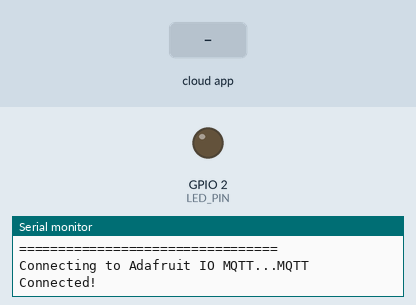
Bench run of a sketch on a simulated ESP32. On the bench: output pins drawn as LEDs (lit = HIGH), the last lines printed to the serial monitor. The inputs (shaded band) are chosen by the test bench. WiFi joins after 1.5 s; servers stay silent unless stated; no MQTT or app messages arrive unless stated.

Above: at 2.7 s.
2.8 s: the phone or cloud app sets led-control to ON
At 3.8 s:
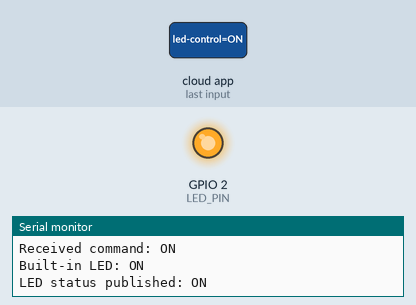
4.3 s: the phone or cloud app sets led-control to on
5.8 s: the phone or cloud app sets led-control to 1
Timing chart, 0 to 8.8 s (numbered marks = the images above; inputs shaded):
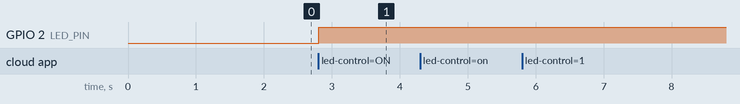

The sketch:

Adafruit_IO_Dashboard___MQTT.ino
```cpp
#include <WiFi.h>
#include "Adafruit_MQTT.h"
#include "Adafruit_MQTT_Client.h"

// =====================================================
// Wi-Fi Configuration
// =====================================================

#define WIFI_SSID     "YOUR_WIFI_SSID"
#define WIFI_PASSWORD "YOUR_WIFI_PASSWORD"

// =====================================================
// Adafruit IO Configuration
// =====================================================

#define AIO_SERVER      "io.adafruit.com"
#define AIO_SERVERPORT  1883

#define AIO_USERNAME    "YOUR_ADAFRUIT_IO_USERNAME"
#define AIO_KEY         "YOUR_ADAFRUIT_IO_KEY"

// =====================================================
// ESP32 Hardware
// =====================================================

#define LED_PIN 2

// =====================================================
// Wi-Fi Client
// =====================================================

WiFiClient client;

// =====================================================
// MQTT Client
// =====================================================

Adafruit_MQTT_Client mqtt(
  &client,
  AIO_SERVER,
  AIO_SERVERPORT,
  AIO_USERNAME,
  AIO_KEY
);

// =====================================================
// MQTT Feed
// Feed name: led-control
// =====================================================

Adafruit_MQTT_Subscribe ledFeed =
  Adafruit_MQTT_Subscribe(
    &mqtt,
    AIO_USERNAME "/feeds/led-control"
  );

// Feed for publishing current LED status
Adafruit_MQTT_Publish ledStatus =
  Adafruit_MQTT_Publish(
    &mqtt,
    AIO_USERNAME "/feeds/led-status"
  );

// =====================================================
// Connect to Wi-Fi
// =====================================================

void connectWiFi() {

  Serial.print("Connecting to Wi-Fi");

  WiFi.begin(WIFI_SSID, WIFI_PASSWORD);

  while (WiFi.status() != WL_CONNECTED) {

    delay(500);
    Serial.print(".");
  }

  Serial.println();
  Serial.println("Wi-Fi connected!");

  Serial.print("ESP32 IP Address: ");
  Serial.println(WiFi.localIP());
}

// =====================================================
// Connect to MQTT
// =====================================================

void MQTT_connect() {

  int8_t ret;

  // Already connected?
  if (mqtt.connected()) {
    return;
  }

  Serial.print("Connecting to Adafruit IO MQTT...");

  while ((ret = mqtt.connect()) != 0) {

    Serial.println(mqtt.connectErrorString(ret));

    Serial.println("Retrying MQTT connection in 5 seconds...");

    mqtt.disconnect();

    delay(5000);
  }

  Serial.println("MQTT Connected!");
}

// =====================================================
// Setup
// =====================================================

void setup() {

  Serial.begin(115200);

  // Configure built-in LED
  pinMode(LED_PIN, OUTPUT);

  // Start with LED OFF
  digitalWrite(LED_PIN, LOW);

  // Connect to Wi-Fi
  connectWiFi();

  // Subscribe to LED control feed
  mqtt.subscribe(&ledFeed);

  Serial.println();
  Serial.println("=================================");
  Serial.println("ESP32 Adafruit IO MQTT LED Control");
  Serial.println("=================================");
}

// =====================================================
// Main Loop
// =====================================================

void loop() {

  // Make sure MQTT is connected
  MQTT_connect();

  // Check for incoming MQTT messages
  Adafruit_MQTT_Subscribe *subscription;

  while ((subscription = mqtt.readSubscription(5000))) {

    // Check if message came from LED feed
    if (subscription == &ledFeed) {

      String command = (char *)ledFeed.lastread;

      Serial.print("Received command: ");
      Serial.println(command);

      // ==========================================
      // LED ON
      // ==========================================

      if (command == "ON" || command == "on" || command == "1") {

        digitalWrite(LED_PIN, HIGH);

        Serial.println("Built-in LED: ON");

        // Publish status
        if (!ledStatus.publish("ON")) {
          Serial.println("Failed to publish LED status");
        }
        else {
          Serial.println("LED status published: ON");
        }
      }

      // ==========================================
      // LED OFF
      // ==========================================

      else if (command == "OFF" || command == "off" || command == "0") {

        digitalWrite(LED_PIN, LOW);

        Serial.println("Built-in LED: OFF");

        // Publish status
        if (!ledStatus.publish("OFF")) {
          Serial.println("Failed to publish LED status");
        }
        else {
          Serial.println("LED status published: OFF");
        }
      }

      else {

        Serial.println("Unknown command received.");
      }
    }
  }
}
```

Measured:
- after the input at 2.8 s, GPIO 2 (LED_PIN): LOW → HIGH at once
